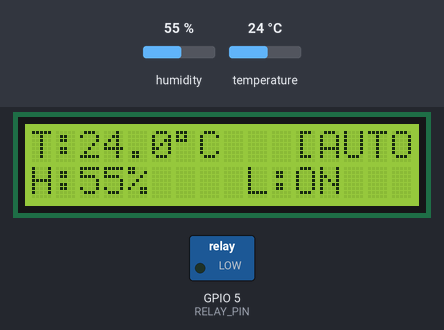
Simulated run of this sketch. Board: ESP32. Shown: 16×2 character LCD, switched loads named in the sketch (green lamp = pin HIGH). The test bench sets the inputs (shaded band); at power-on: temperature 24 °C, humidity 55 %. WiFi joins after 1.5 s; servers stay silent unless stated; no MQTT or app messages arrive unless stated; what the sketch prints to the serial monitor is not drawn.

Above: at 6.8 s.
6.9 s: temperature set to 37 °C
At 10.6 s:
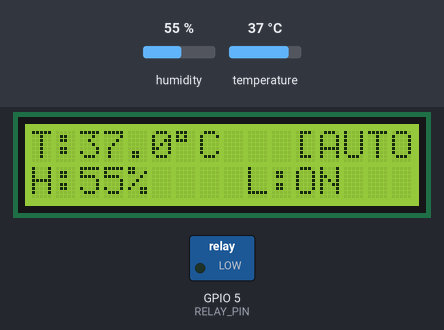
11.2 s: temperature set to 38.2 °C
At 14.9 s:
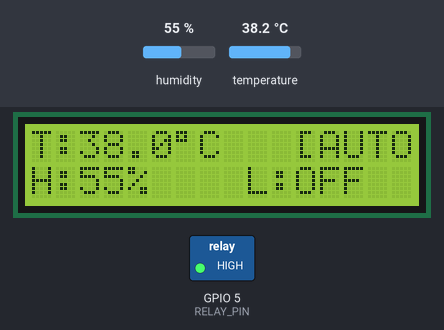
15.2 s: humidity set to 22 %
At 19.2 s:
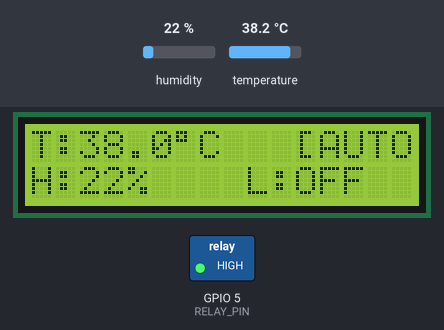
29.7 s: humidity set to 40 %
At 30.7 s:
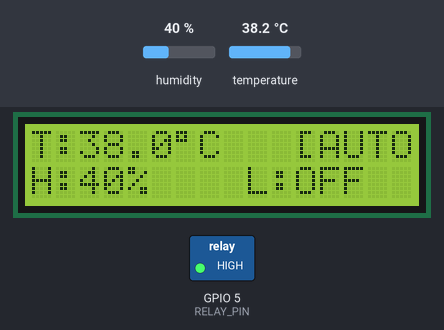
Timing chart, 0 to 32.2 s (numbered marks = the images above; inputs shaded):
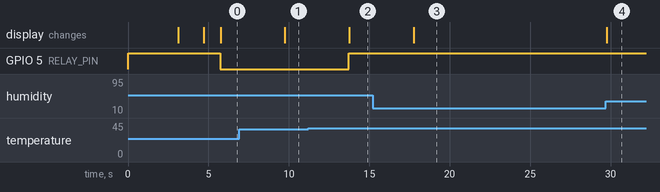

Measured:
- the behaviour switches between 37.4 and 37.5 °C on temperature (found by bisection; images 1 and 2)
- after the input at 6.9 s, the display: changes after 2.9 s (image 1)
- after the input at 11.2 s, GPIO 5 (RELAY_PIN): LOW → HIGH after 2.5 s; the display: changes after 2.6 s (image 2)
- after the input at 15.2 s, the display: changes after 2.6 s (image 3)
- after the input at 29.7 s, the display: changes after 0.05 s (image 4)

The sketch:

incubator_esp32.ino
```cpp
#include <WiFi.h>
#include <PubSubClient.h>
#include <ArduinoJson.h>
#include <DHT.h>
#include <Wire.h>
#include <LiquidCrystal_I2C.h>

// ============================================================
// Konfigurasi — sesuaikan dengan environment kamu
// ============================================================

// WiFi
const char* WIFI_SSID     = "HELL-PARADISE";
const char* WIFI_PASSWORD = "torabika";

// MQTT Broker — isi dengan IP komputer yang menjalankan Mosquitto
// Contoh: "192.168.1.100"
const char* MQTT_BROKER   = "10.10.20.254";
const int   MQTT_PORT     = 1883;
const char* MQTT_CLIENT_ID = "esp32-incubator";

// Topic publish (ESP32 → Backend)
const char* TOPIC_TEMPERATURE = "incubator/temperature";
const char* TOPIC_HUMIDITY    = "incubator/humidity";
const char* TOPIC_MODE        = "incubator/mode";
const char* TOPIC_LAMP        = "incubator/lamp";

// Topic subscribe (Backend → ESP32)
const char* TOPIC_CMD_MODE    = "incubator/cmd/mode";
const char* TOPIC_CMD_LAMP    = "incubator/cmd/lamp";

// Pin
#define DHTPIN    4
#define DHTTYPE   DHT11
#define RELAY_PIN 5

// Interval publish sensor (ms)
const unsigned long PUBLISH_INTERVAL = 2000;

// Threshold suhu untuk mode auto (°C)
// Relay nyala jika suhu di bawah nilai ini
const float TEMP_THRESHOLD = 37.5;

// ============================================================
// Inisialisasi objek
// ============================================================

DHT dht(DHTPIN, DHTTYPE);
LiquidCrystal_I2C lcd(0x27, 16, 2);
WiFiClient wifiClient;
PubSubClient mqttClient(wifiClient);

// ============================================================
// State mesin — sumber kebenaran di ESP32
// ============================================================

String currentMode = "auto";   // "auto" | "manual"
bool   lampState   = false;    // status relay/lampu saat ini

unsigned long lastPublishTime = 0;

// ============================================================
// Fungsi kontrol relay
// ============================================================

void setRelay(bool on) {
  lampState = on;
  // Relay aktif HIGH — sesuaikan dengan modul relay kamu
  // Jika relay aktif LOW, ganti HIGH ↔ LOW di bawah
  digitalWrite(RELAY_PIN, on ? LOW : HIGH);
  Serial.print("[RELAY] ");
  Serial.println(on ? "ON" : "OFF");
}

// ============================================================
// Fungsi publish ke MQTT
// ============================================================

void publishSensorData(float temperature, float humidity) {
  JsonDocument  tempDoc;
  tempDoc["temperature"] = round(temperature * 10.0) / 10.0; // 1 desimal
  char tempBuf[32];
  serializeJson(tempDoc, tempBuf);
  mqttClient.publish(TOPIC_TEMPERATURE, tempBuf);

  JsonDocument  humDoc;
  humDoc["humidity"] = round(humidity);
  char humBuf[32];
  serializeJson(humDoc, humBuf);
  mqttClient.publish(TOPIC_HUMIDITY, humBuf);

  Serial.printf("[MQTT] Published → temp: %.1f°C, hum: %.0f%%\n", temperature, humidity);
}

void publishStatus() {
  // Publish mode saat ini
  JsonDocument  modeDoc;
  modeDoc["mode"] = currentMode;
  char modeBuf[32];
  serializeJson(modeDoc, modeBuf);
  mqttClient.publish(TOPIC_MODE, modeBuf, true); // retain=true agar backend tahu state awal

  // Publish status lampu saat ini
  JsonDocument  lampDoc;
  lampDoc["lamp"] = lampState;
  char lampBuf[32];
  serializeJson(lampDoc, lampBuf);
  mqttClient.publish(TOPIC_LAMP, lampBuf, true); // retain=true
}

// ============================================================
// Callback MQTT — dipanggil saat ada pesan masuk dari backend
// ============================================================

void onMQTTMessage(char* topic, byte* payload, unsigned int length) {
  // Konversi payload ke string
  char message[length + 1];
  memcpy(message, payload, length);
  message[length] = '\0';

  Serial.printf("[MQTT] Received ← topic: %s, payload: %s\n", topic, message);

  JsonDocument doc;
  DeserializationError err = deserializeJson(doc, message);
  if (err) {
    Serial.print("[MQTT] JSON parse error: ");
    Serial.println(err.c_str());
    return;
  }

  // ----- Command: ganti mode -----
  if (String(topic) == TOPIC_CMD_MODE) {
    if (!doc["mode"].is<String>()) return;

    String newMode = doc["mode"].as<String>();

    if (newMode != "auto" && newMode != "manual") {
      Serial.println("[CMD] Invalid mode received, ignored.");
      return;
    }

    currentMode = newMode;
    Serial.printf("[CMD] Mode changed to: %s\n", currentMode.c_str());

    // Jika kembali ke auto: serahkan kontrol relay ke logika threshold
    // (akan ditangani di loop berikutnya)
    if (currentMode == "auto") {
      // Tidak langsung set relay di sini — biarkan loop() yang putuskan
      // berdasarkan suhu terkini
    }

    // Publish balik status mode yang sudah berubah
    publishStatus();
  }

  // ----- Command: kontrol lampu (hanya berlaku di mode manual) -----
  else if (String(topic) == TOPIC_CMD_LAMP) {
    if (!doc["lamp"].is<bool>()) return;

    if (currentMode != "manual") {
      Serial.println("[CMD] Lamp command ignored — not in manual mode.");
      return;
    }

    bool lampOn = doc["lamp"].as<bool>();
    setRelay(lampOn);

    // Publish balik status lampu yang sudah berubah
    publishStatus();
  }
}

// ============================================================
// Koneksi WiFi
// ============================================================

void connectWiFi() {
  Serial.printf("[WiFi] Connecting to %s", WIFI_SSID);
  WiFi.mode(WIFI_STA);
  WiFi.begin(WIFI_SSID, WIFI_PASSWORD);

  int attempts = 0;
  while (WiFi.status() != WL_CONNECTED) {
    delay(500);
    Serial.print(".");
    attempts++;
    if (attempts > 40) {
      // Setelah 20 detik gagal, restart ESP32
      Serial.println("\n[WiFi] Failed to connect, restarting...");
      ESP.restart();
    }
  }

  Serial.println();
  Serial.print("[WiFi] Connected! IP: ");
  Serial.println(WiFi.localIP());
}

// ============================================================
// Koneksi & reconnect MQTT
// ============================================================

void connectMQTT() {
  while (!mqttClient.connected()) {
    Serial.printf("[MQTT] Connecting to broker %s:%d ...\n", MQTT_BROKER, MQTT_PORT);

    if (mqttClient.connect(MQTT_CLIENT_ID)) {
      Serial.println("[MQTT] Connected!");

      // Subscribe ke topic command dari backend
      mqttClient.subscribe(TOPIC_CMD_MODE);
      mqttClient.subscribe(TOPIC_CMD_LAMP);
      Serial.println("[MQTT] Subscribed to command topics.");

      // Publish status awal agar backend tahu state ESP32 saat baru connect
      publishStatus();

    } else {
      Serial.printf("[MQTT] Failed, rc=%d. Retry in 5s...\n", mqttClient.state());
      delay(5000);
    }
  }
}

// ============================================================
// Update LCD
// ============================================================

void updateLCD(float t, float h) {
  lcd.clear();

  // Baris 1: Suhu
  lcd.setCursor(0, 0);
  lcd.print("T:");
  lcd.print(t, 1);
  lcd.print((char)223); // karakter derajat °
  lcd.print("C ");
  // Tampilkan mode singkat di pojok kanan
  lcd.setCursor(11, 0);
  lcd.print(currentMode == "auto" ? "[AUTO]" : "[MAN] ");

  // Baris 2: Kelembapan & status lampu
  lcd.setCursor(0, 1);
  lcd.print("H:");
  lcd.print(h, 0);
  lcd.print("% ");
  lcd.setCursor(9, 1);
  lcd.print("L:");
  lcd.print(lampState ? "ON " : "OFF");
}

// ============================================================
// Setup
// ============================================================

void setup() {
  Serial.begin(115200);
  Serial.println("\n=== Incubator ESP32 Starting ===");

  // Inisialisasi pin relay
  pinMode(RELAY_PIN, OUTPUT);
  setRelay(false); // Pastikan relay mati saat startup

  Wire.begin(21, 22); // SDA, SCL — ubah jika pakai pin lain
  Serial.println("\n=== I2C Scanner ===");

  byte count = 0;
  for (byte addr = 1; addr < 127; addr++) {
    Wire.beginTransmission(addr);
    if (Wire.endTransmission() == 0) {
      Serial.printf("Found device at 0x%02X\n", addr);
      count++;
    }
  }

  if (count == 0) Serial.println("No I2C device found!");
  else Serial.printf("Done. %d device(s) found.\n", count);

  // Inisialisasi LCD
  lcd.init();
  lcd.backlight();
  lcd.setCursor(0, 0);
  lcd.print("  Incubator v1  ");
  lcd.setCursor(0, 1);
  lcd.print(" Menghubungkan..");
  delay(1500);

  // Inisialisasi sensor DHT
  dht.begin();

  // Koneksi WiFi
  connectWiFi();

  lcd.clear();
  lcd.setCursor(0, 0);
  lcd.print("WiFi: OK");
  lcd.setCursor(0, 1);
  lcd.print(WiFi.localIP());
  delay(1500);

  // Setup MQTT
  mqttClient.setServer(MQTT_BROKER, MQTT_PORT);
  mqttClient.setCallback(onMQTTMessage);

  // Koneksi MQTT
  connectMQTT();

  lcd.clear();
  lcd.setCursor(0, 0);
  lcd.print("MQTT: OK");
  delay(1000);

  Serial.println("[MAIN] Setup complete. Starting loop...");
}

// ============================================================
// Loop utama
// ============================================================

void loop() {
  // Jaga koneksi WiFi
  if (WiFi.status() != WL_CONNECTED) {
    Serial.println("[WiFi] Disconnected, reconnecting...");
    connectWiFi();
  }

  // Jaga koneksi MQTT & proses pesan masuk
  if (!mqttClient.connected()) {
    connectMQTT();
  }
  mqttClient.loop(); // WAJIB dipanggil agar callback berjalan

  // Publish sensor setiap PUBLISH_INTERVAL ms
  unsigned long now = millis();
  if (now - lastPublishTime >= PUBLISH_INTERVAL) {
    lastPublishTime = now;

    float h = dht.readHumidity();
    float t = dht.readTemperature();

    if (isnan(h) || isnan(t)) {
      Serial.println("[SENSOR] Failed to read DHT22!");
      lcd.clear();
      lcd.setCursor(0, 0);
      lcd.print("Sensor Error!");
      return;
    }

    // Publish data sensor ke backend
    publishSensorData(t, h);

    // ---- Logika kontrol relay ----
    if (currentMode == "auto") {
      // Mode auto: relay dikontrol otomatis berdasarkan threshold suhu
      bool shouldHeat = (t < TEMP_THRESHOLD);
      if (shouldHeat != lampState) {
        setRelay(shouldHeat);
        publishStatus(); // Beritahu backend bahwa status lampu berubah
      }
    }
    // Mode manual: relay dikontrol penuh oleh command dari backend
    // (sudah ditangani di onMQTTMessage, tidak ada aksi di sini)

    // Update LCD
    updateLCD(t, h);

    Serial.printf("[SENSOR] Temp: %.1f°C | Hum: %.0f%% | Mode: %s | Lamp: %s\n",
      t, h, currentMode.c_str(), lampState ? "ON" : "OFF");
  }
}
```
